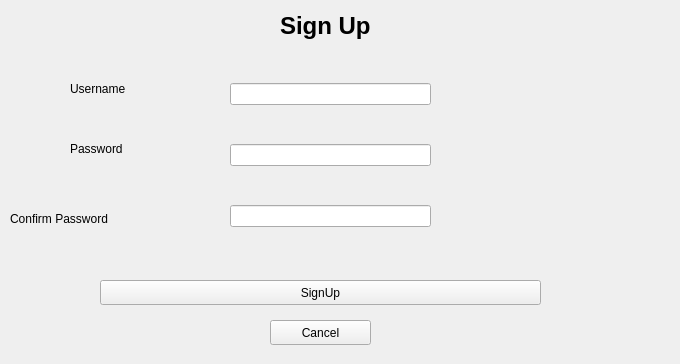
<?xml version="1.0" encoding="UTF-8"?>
<ui version="4.0">
 <class>NewUserSignup</class>
 <widget class="QDialog" name="NewUserSignup">
  <property name="geometry">
   <rect>
    <x>0</x>
    <y>0</y>
    <width>680</width>
    <height>364</height>
   </rect>
  </property>
  <property name="windowTitle">
   <string>Dialog</string>
  </property>
  <widget class="QToolButton" name="toolButton">
   <property name="geometry">
    <rect>
     <x>100</x>
     <y>280</y>
     <width>441</width>
     <height>25</height>
    </rect>
   </property>
   <property name="text">
    <string>SignUp</string>
   </property>
  </widget>
  <widget class="QLabel" name="label_5">
   <property name="geometry">
    <rect>
     <x>280</x>
     <y>10</y>
     <width>111</width>
     <height>31</height>
    </rect>
   </property>
   <property name="font">
    <font>
     <pointsize>18</pointsize>
     <weight>75</weight>
     <bold>true</bold>
    </font>
   </property>
   <property name="text">
    <string>Sign Up</string>
   </property>
  </widget>
  <widget class="QToolButton" name="toolButton_2">
   <property name="geometry">
    <rect>
     <x>270</x>
     <y>320</y>
     <width>101</width>
     <height>25</height>
    </rect>
   </property>
   <property name="text">
    <string>Cancel</string>
   </property>
  </widget>
  <widget class="QLabel" name="label_6">
   <property name="geometry">
    <rect>
     <x>450</x>
     <y>150</y>
     <width>121</width>
     <height>17</height>
    </rect>
   </property>
   <property name="text">
    <string/>
   </property>
  </widget>
  <widget class="QLabel" name="label_7">
   <property name="geometry">
    <rect>
     <x>440</x>
     <y>210</y>
     <width>221</width>
     <height>17</height>
    </rect>
   </property>
   <property name="text">
    <string/>
   </property>
  </widget>
  <widget class="QWidget" name="layoutWidget">
   <property name="geometry">
    <rect>
     <x>230</x>
     <y>50</y>
     <width>201</width>
     <height>211</height>
    </rect>
   </property>
   <layout class="QVBoxLayout" name="verticalLayout">
    <item>
     <widget class="QLineEdit" name="usernametext"/>
    </item>
    <item>
     <widget class="QLineEdit" name="passwordtext">
      <property name="font">
       <font>
        <family>Ubuntu</family>
       </font>
      </property>
      <property name="text">
       <string/>
      </property>
      <property name="echoMode">
       <enum>QLineEdit::Password</enum>
      </property>
     </widget>
    </item>
    <item>
     <widget class="QLineEdit" name="confirmpasswordtext">
      <property name="text">
       <string/>
      </property>
      <property name="echoMode">
       <enum>QLineEdit::Password</enum>
      </property>
     </widget>
    </item>
   </layout>
  </widget>
  <widget class="QLabel" name="label_3">
   <property name="geometry">
    <rect>
     <x>70</x>
     <y>140</y>
     <width>65</width>
     <height>17</height>
    </rect>
   </property>
   <property name="text">
    <string>Password</string>
   </property>
  </widget>
  <widget class="QLabel" name="label_4">
   <property name="geometry">
    <rect>
     <x>10</x>
     <y>210</y>
     <width>124</width>
     <height>17</height>
    </rect>
   </property>
   <property name="text">
    <string>Confirm Password</string>
   </property>
  </widget>
  <widget class="QLabel" name="label">
   <property name="geometry">
    <rect>
     <x>70</x>
     <y>80</y>
     <width>69</width>
     <height>17</height>
    </rect>
   </property>
   <property name="text">
    <string>Username</string>
   </property>
  </widget>
 </widget>
 <resources/>
 <connections/>
</ui>
